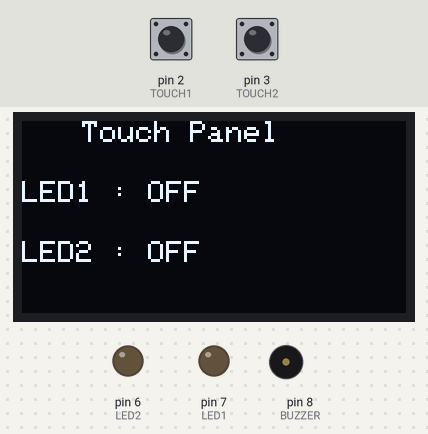
A sketch run on a simulated Arduino Uno, built with avr-gcc and run on an emulated ATmega328P. Shown: 128×64 one-colour display, output pins drawn as LEDs (lit = HIGH), buzzer (waves = sounding). The test bench sets the inputs (shaded band); at power-on: pin 2 (TOUCH1) LOW, pin 3 (TOUCH2) LOW.

Above: at 1.2 s.
1.3 s: pin 2 (TOUCH1) pulled HIGH for 0.15 s
At 2.1 s:
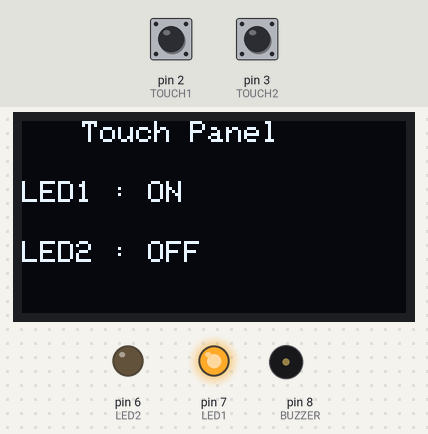
2.9 s: pin 3 (TOUCH2) pulled HIGH for 0.15 s
At 3.3 s:
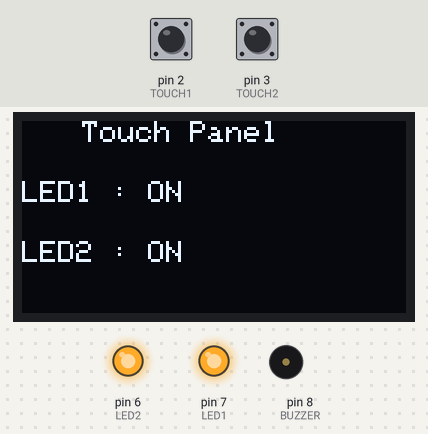
4.5 s: pin 2 (TOUCH1) pulled HIGH for 1 s
At 5.7 s:
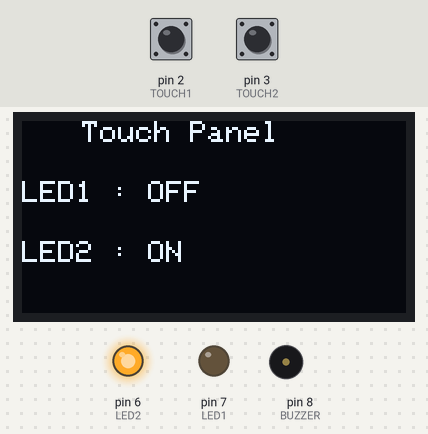
7.0 s: pin 3 (TOUCH2) pulled HIGH for 1 s
At 7.6 s:
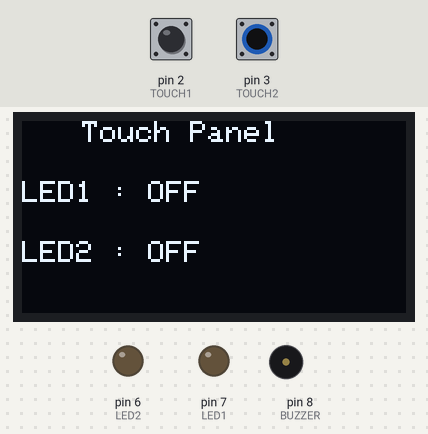
9.5 s: pin 3 (TOUCH2) pulled HIGH for 0.15 s
At 10.7 s:
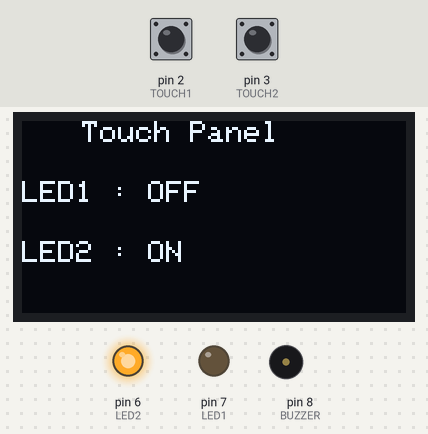
11.1 s: pin 3 (TOUCH2) pulled HIGH for 3.2 s
At 11.9 s:
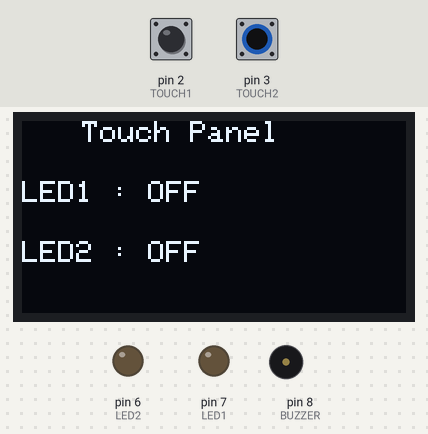
Timing chart, 0 to 14.1 s (numbered marks = the images above; inputs shaded):
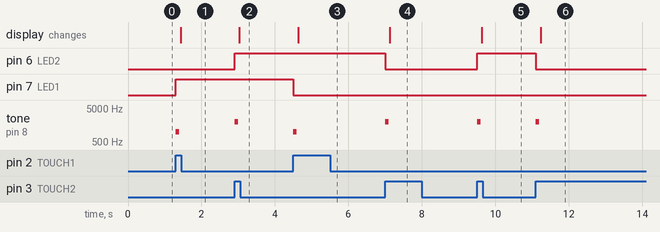

Measured:
- after the input at 1.3 s, pin 7 (LED1): LOW → HIGH at once; tone on pin 8 (BUZZER): silent → 1000 Hz at once, → silent 0.10 s later; the display: changes after 0.13 s (image 1)
- after the input at 2.9 s, pin 6 (LED2): LOW → HIGH at once; tone on pin 8 (BUZZER): silent → 2000 Hz at once, → silent 0.10 s later; the display: changes after 0.13 s (image 2)
- after the input at 4.5 s, pin 7 (LED1): HIGH → LOW at once; tone on pin 8 (BUZZER): silent → 1000 Hz at once, → silent 0.10 s later; the display: changes after 0.13 s (image 3)
- after the input at 7.0 s, pin 6 (LED2): HIGH → LOW at once; tone on pin 8 (BUZZER): silent → 2000 Hz at once, → silent 0.10 s later; the display: changes after 0.13 s (image 4)
- after the input at 9.5 s, pin 6 (LED2): LOW → HIGH at once; tone on pin 8 (BUZZER): silent → 2000 Hz at once, → silent 0.10 s later; the display: changes after 0.13 s (image 5)
- after the input at 11.1 s, pin 6 (LED2): HIGH → LOW at once; tone on pin 8 (BUZZER): silent → 2000 Hz at once, → silent 0.10 s later; the display: changes after 0.13 s (image 6)

The sketch:

Dual_Touch_LED_Controller.ino
```cpp
#include <Wire.h>
#include <Adafruit_GFX.h>
#include <Adafruit_SSD1306.h>

#define SCREEN_WIDTH 128
#define SCREEN_HEIGHT 64

#define TOUCH1 2
#define TOUCH2 3

#define LED1 7
#define LED2 6

#define BUZZER 8

Adafruit_SSD1306 display(SCREEN_WIDTH, SCREEN_HEIGHT, &Wire, -1);

bool led1State = false;
bool led2State = false;

bool lastTouch1 = LOW;
bool lastTouch2 = LOW;

void updateDisplay() {
  display.clearDisplay();

  display.setTextSize(1);
  display.setTextColor(SSD1306_WHITE);

  display.setCursor(20, 0);
  display.println("Touch Panel");

  display.setCursor(0, 20);
  display.print("LED1 : ");
  display.println(led1State ? "ON" : "OFF");

  display.setCursor(0, 40);
  display.print("LED2 : ");
  display.println(led2State ? "ON" : "OFF");

  display.display();
}

void beepSensor1() {
  tone(BUZZER, 1000);   // Tone for Sensor 1
  delay(100);
  noTone(BUZZER);
}

void beepSensor2() {
  tone(BUZZER, 2000);   // Tone for Sensor 2
  delay(100);
  noTone(BUZZER);
}

void setup() {
  pinMode(TOUCH1, INPUT);
  pinMode(TOUCH2, INPUT);

  pinMode(LED1, OUTPUT);
  pinMode(LED2, OUTPUT);

  pinMode(BUZZER, OUTPUT);

  if (!display.begin(SSD1306_SWITCHCAPVCC, 0x3C)) {
    while (true);
  }

  updateDisplay();
}

void loop() {

  bool touch1 = digitalRead(TOUCH1);
  bool touch2 = digitalRead(TOUCH2);

  // Sensor 1
  if (touch1 == HIGH && lastTouch1 == LOW) {
    led1State = !led1State;
    digitalWrite(LED1, led1State);

    beepSensor1();

    updateDisplay();
    delay(200);
  }

  // Sensor 2
  if (touch2 == HIGH && lastTouch2 == LOW) {
    led2State = !led2State;
    digitalWrite(LED2, led2State);

    beepSensor2();

    updateDisplay();
    delay(200);
  }

  lastTouch1 = touch1;
  lastTouch2 = touch2;
}
```
